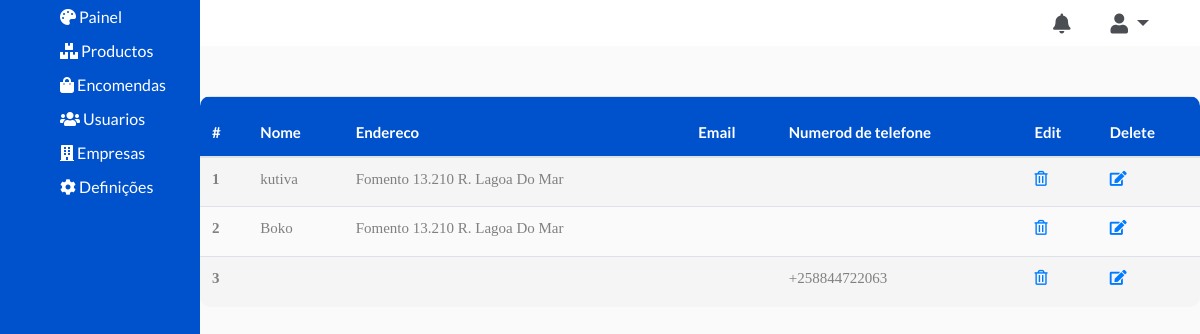
The page /dashboard/companies/ on the database as committed earlier.
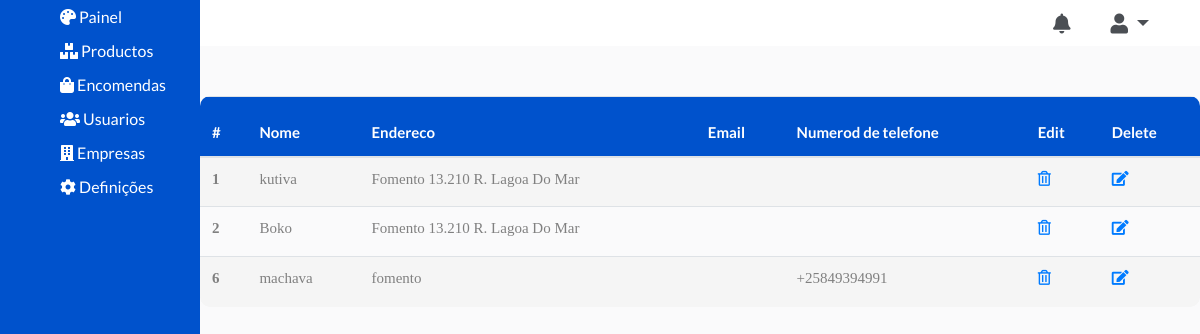
The same page on the database as committed later.
### account/models.py (models this page shows, shortened)
class Company(models.Model):
    user = models.OneToOneField(settings.AUTH_USER_MODEL, on_delete=models.CASCADE)
    commercial_name = models.CharField(max_length=30, blank=False, unique=False)
    company_logo = models.ImageField(upload_to='company_logo/', default='company_logo/default.jpg')
    address = models.CharField(max_length=30, blank=True)
    categories = models.ForeignKey(Category, on_delete=models.CASCADE, blank=True, unique=False, default=1)
    created_date = models.DateTimeField(default=timezone.now)
    uploaded_at = models.DateTimeField(blank=True, null=True)

class User(AbstractUser):
    username = None
    email = models.EmailField(_('email address'), unique=True)
    phone_regex = RegexValidator(regex=r'^\+?258?\d{9,13}$',
                                 message="O número de telefone deve ser digitado no formato: '+258849293949'. São permitidos até 13 dígitos.")
    phone_number = models.CharField(validators=[phone_regex], max_length=13, blank=True)  # validators should be a list
    USERNAME_FIELD = 'email'
    REQUIRED_FIELDS = []
    objects = UserManager()

### dashboard/views.py (the view)
# urls.py: path("companies/", views.CompanyListView.as_view(), name="companies"),
class CompanyListView(ListView):
    model = Company
    template_name = 'dashboard/companies.html'
    context_object_name = 'companies'
    paginate_by = 20
    def get_context_data(self, **kwargs):
        context = super(CompanyListView, self).get_context_data(**kwargs)
        companies = self.get_queryset()
        page = self.request.GET.get('page')
        paginator = Paginator(companies, self.paginate_by)
        try:
            users = paginator.page(page)
        except PageNotAnInteger:
            users = paginator.page(1)
        except EmptyPage:
            products = paginator.page(paginator.num_pages)
        context['companies'] = companies
        return context

### price/templates/dashboard/companies.html (shortened to what this page needs)
{% extends "price/layout/base.html" %}
{% load staticfiles %}
{% load staticfiles %}
{% block styles %}
<link rel="stylesheet" href="{% static 'stylesheet/main.css' %}">
<link rel="stylesheet" href="https://use.fontawesome.com/releases/v5.7.2/css/all.css">
<link rel="stylesheet" href="{% static 'stylesheet/dashboard.css' %}">
{% endblock %}
{% block content %}
<main>
    <div class="container-fluid">
        <div class="row">
            <div class="col-md-2 aside">
                {% include "dashboard/aside.html" %}
            </div>
            <div class="col-md-10">
                {% include "dashboard/menu.html" %}
                <div class="row">
                    <table class="table table-borderless">
                        <thead>
                        <tr>
                            <th scope="col">#</th>
                            <th scope="col">Nome</th>
                            <th scope="col" colspan="3">Endereco</th>
                            <th scope="col" colspan="2">Email</th>
                            <th scope="col" colspan="2">Numerod de telefone</th>
                            <th scope="col">Edit</th>
                            <th scope="col">Delete</th>
                        </tr>
                        </thead>
                        <tbody>
    {% for company in companies %}
                        <tr>
                            <th scope="row">{{ company.id }}</th>
                            <td colspan="1">{{ company.commercial_name }}</td>
                            <td colspan="3">{{ company.address }}</td>
                            <td colspan="2">{{ user.email }}</td>
                            <td colspan="2">{{ company.user.phone_number }}</td>
                            <td><a href="{% url 'user-delete' user.id   %}"><i class="far fa-trash-alt"></i></a></td>
                            <td><a href="{% url 'user-update' user.id   %}"> <i class="fas fa-edit"></i></i></a></td>
                        </tr>
                        {% endfor %}
                        </tbody>
                    </table>
                </div>
            </div>
        </div>
    </div>
</main>
{% endblock %}

Rows that differ between the two databases and show on the page:
removed Company: id "3", user.phone_number "+258844722063"
added Company: id "6", commercial_name "machava", address "fomento", user.phone_number "+25849394991"
